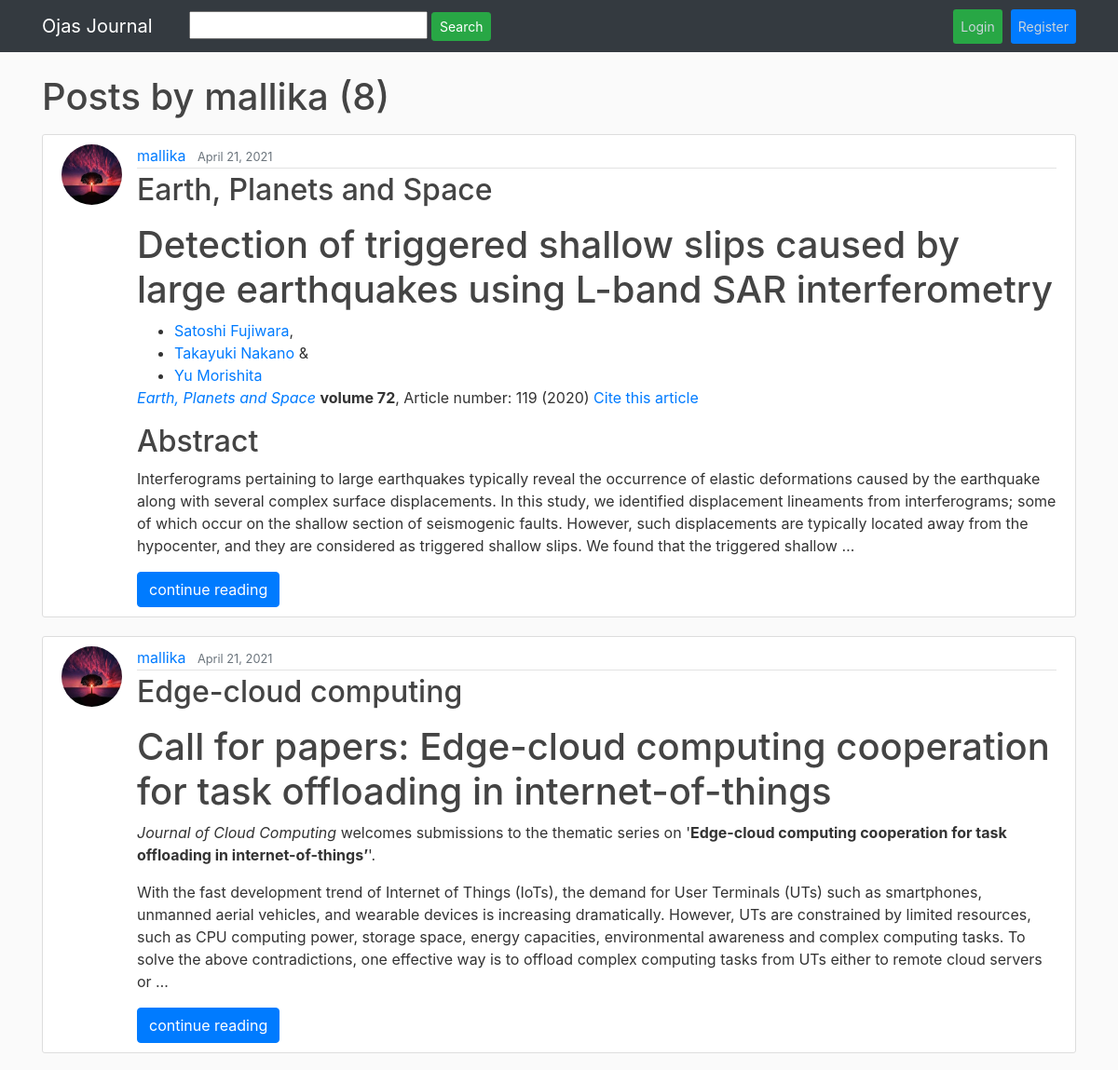
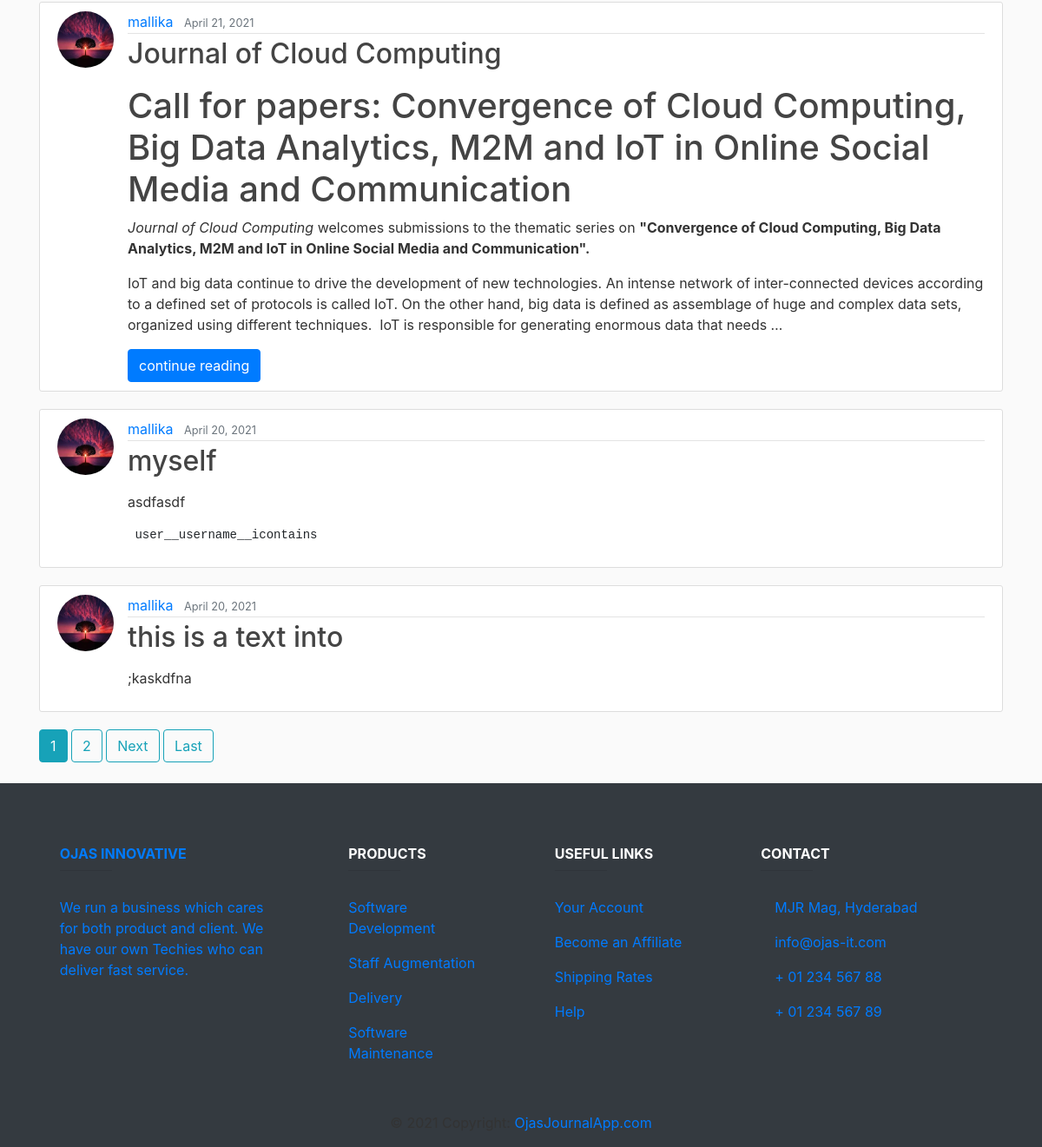
The app's page /user/mallika, older data (2 pictures, top to bottom).
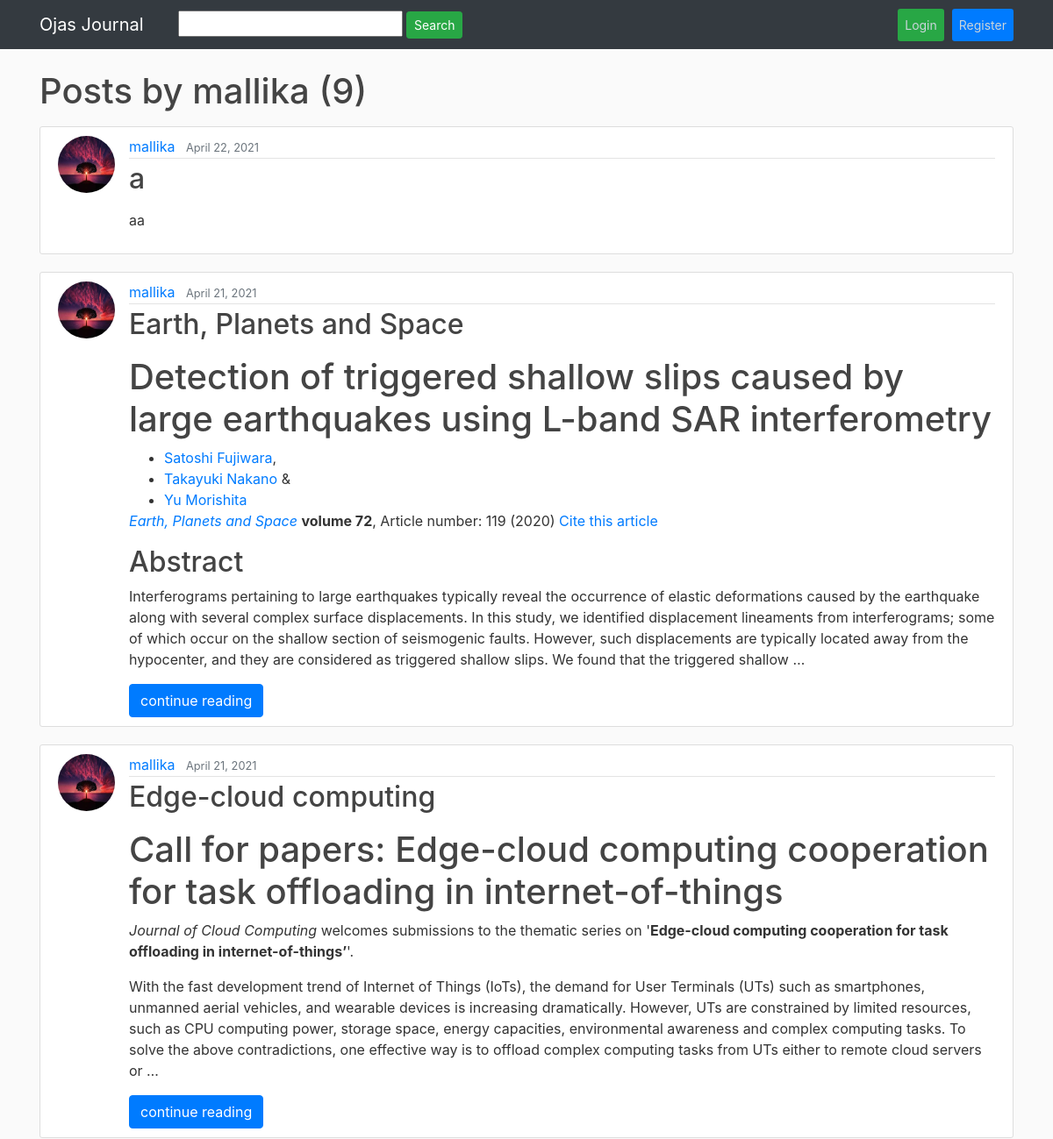
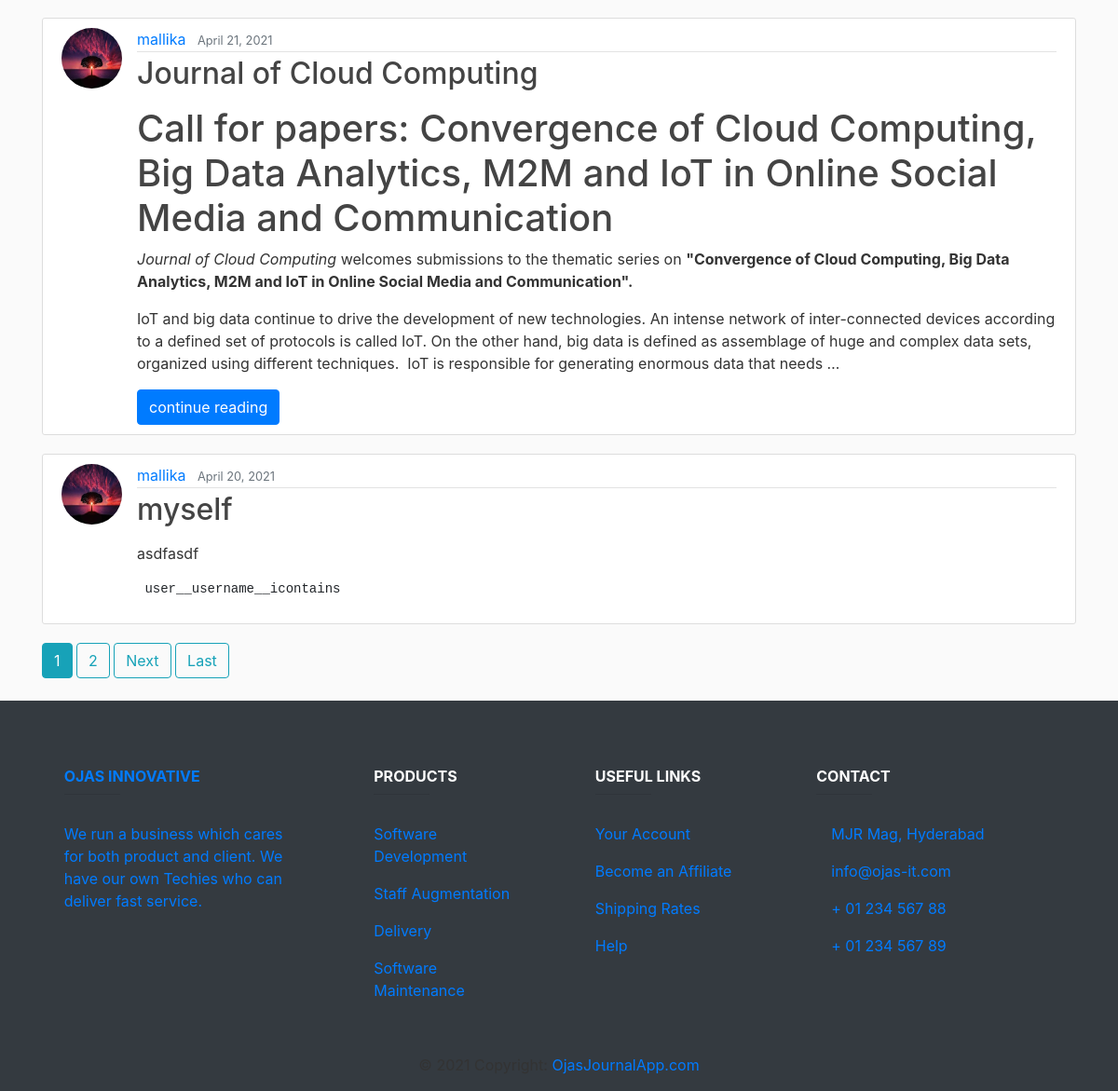
The same page, newer data (2 pictures, top to bottom).
### journal_app/models.py (models this page shows, shortened)
class Post(models.Model):
    STATUS_DRAFT = 1
    STATUS_PUBLISHED = 2
    STATUS_ARCHIVED = 3
    STATUSES = (
        (STATUS_DRAFT, 'Draft'),
        (STATUS_PUBLISHED, 'Published'),
        (STATUS_ARCHIVED, 'Archived'),
    )
    title = models.CharField(max_length=2000)
    content = RichTextField()
    date_posted = models.DateTimeField(default=timezone.now)
    author = models.ForeignKey(User, on_delete=models.CASCADE)
    slug = models.SlugField(max_length=255, unique=True)
    tags = models.ManyToManyField(Tag, blank=True)
    created_date = models.DateTimeField(default=timezone.now)
    updated_date = models.DateTimeField(default=timezone.now)
    published_date = models.DateTimeField(default=timezone.now)
    status = models.SmallIntegerField(choices=STATUSES)

### users/models.py (models this page shows, shortened)
class Profile(models.Model):
    user = models.OneToOneField(User, on_delete=models.CASCADE)
    image = models.ImageField(default='default.jpg', upload_to='profile_pics')

### journal_app/views.py (the view)
# urls.py: path('user/<str:username>', UserPostListView.as_view(), name='user-posts'),
class UserPostListView(ListView):
    model = Post
    template_name = 'journal_app/user_posts.html'
    context_object_name = 'posts'
    paginate_by = 5
    def get_queryset(self):
        user = get_object_or_404(User, username=self.kwargs.get('username'))
        return Post.objects.filter(author=user).order_by('-date_posted')

### journal_app/templates/journal_app/user_posts.html (shortened to what this page needs)
{% extends "journal_app/base.html" %}
{% block content %}
    <h1 class="mb-3">Posts by {{ view.kwargs.username }} ({{ page_obj.paginator.count }})</h1>
    {% for post in posts %}
        <article class="media content-section">
          <img class="rounded-circle article-img" src="{{ post.author.profile.image.url }}">
          <div class="media-body">
            <div class="article-metadata">
              <a class="mr-2" href="{% url 'user-posts' post.author.username %}">{{ post.author }}</a>
              <small class="text-muted">{{ post.date_posted|date:"F d, Y" }}</small>
            </div>
            <h2><a class="article-title" href="{% url 'post-detail' post.id %}">{{ post.title }}</a></h2>
            <p class="article-content">{{ post.content|safe |truncatewords:100}}</p>
            {% if post.content|length > 100 %}
            <a href="{% url 'post-detail' post.id %}" role="button" class="btn btn-primary">{{ posts.title }} continue
              reading</a>
            {% endif %}
          </div>
        </article>
    {% endfor %}
    {% if is_paginated %}
      {% for num in page_obj.paginator.page_range %}
        {% if page_obj.number == num %}
          <a class="btn btn-info mb-4" href="?page={{ num }}">{{ num }}</a>
        {% elif num > page_obj.number|add:'-3' and num < page_obj.number|add:'3' %}
          <a class="btn btn-outline-info mb-4" href="?page={{ num }}">{{ num }}</a>
        {% endif %}
      {% endfor %}
      {% if page_obj.has_next %}
        <a class="btn btn-outline-info mb-4" href="?page={{ page_obj.next_page_number }}">Next</a>
        <a class="btn btn-outline-info mb-4" href="?page={{ page_obj.paginator.num_pages }}">Last</a>
      {% endif %}
    {% endif %}
{% endblock content %}

Row changes from the older to the newer data that the page shows:
no longer on this page (row unchanged): Post: author.profile.image (placeholder picture), author "mallika", date_posted "April 20, 2021", title "this is a text into", content ";kaskdfna"
added Post: author.profile.image (placeholder picture), author "mallika", date_posted "April 22, 2021", title "a", content "aa"
Text that changed along with them:
{{ page_obj.paginator.count }}: "8" → "9"
